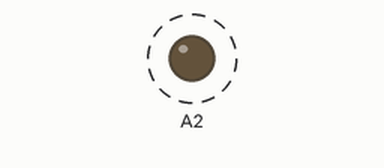
Recording of a sketch running on a simulated Arduino Uno, built with avr-gcc and run on an emulated ATmega328P. Parts: output pins drawn as LEDs (lit = HIGH). Dashed ring = blinking.

Above: at 0.3 s.
Timing chart, 0 to 3.0 s (numbered marks = the images above):
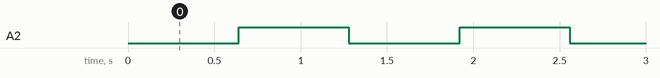

The sketch:

LillyPadVibMotor.ino
```cpp
void setup() {
  // put your setup code here, to run once:
 pinMode(A2,OUTPUT);
 Serial.begin(9600);

}

void loop() {
  for(int ii = 0; ii < 255; ii++){
    analogWrite(A2,ii);
    delay(5);
  }

}
```

Measured:
- by itself, A2: alternates HIGH for 0.64 s and LOW for 0.64 s
